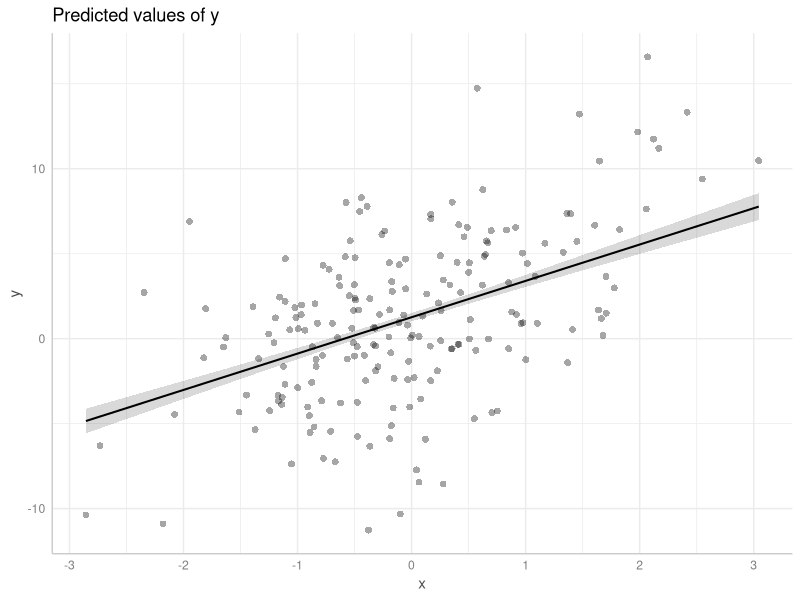
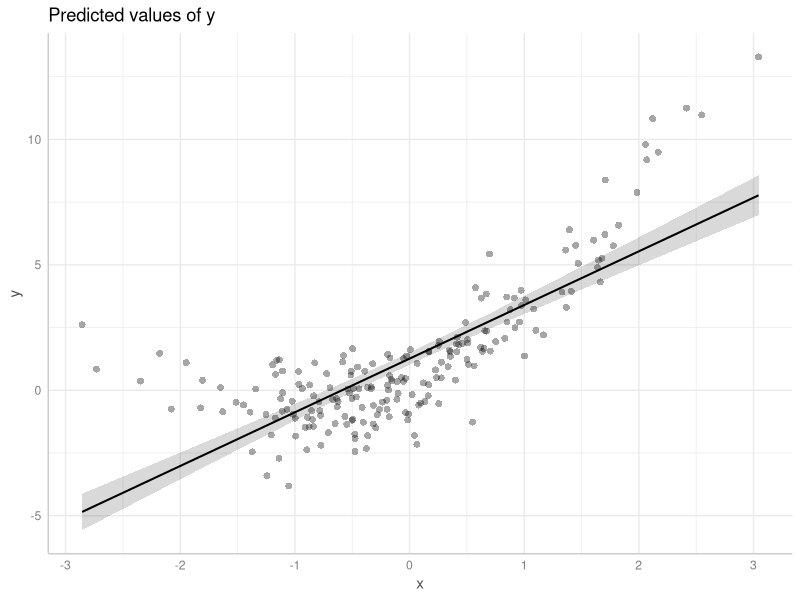
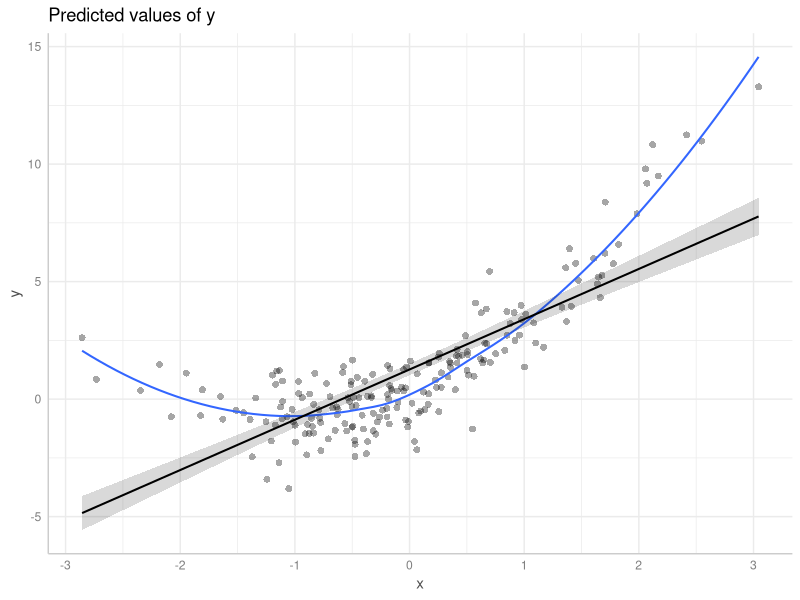
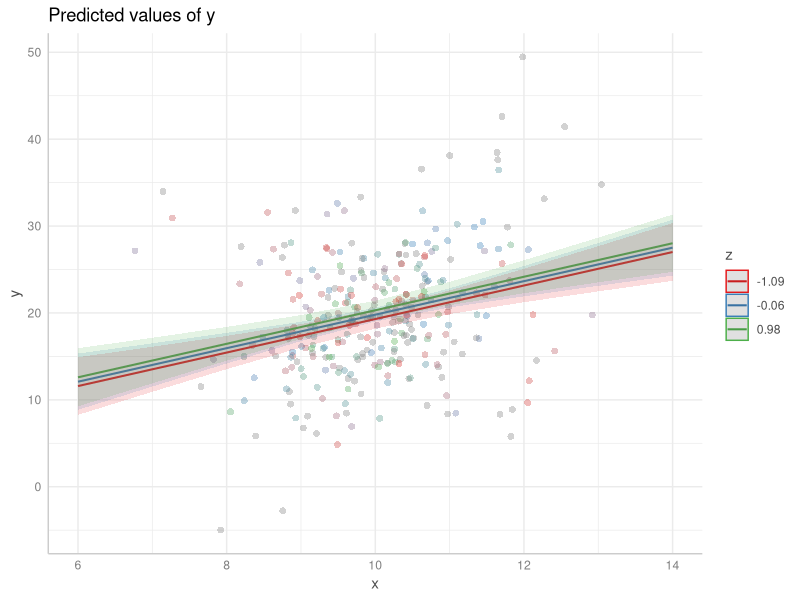
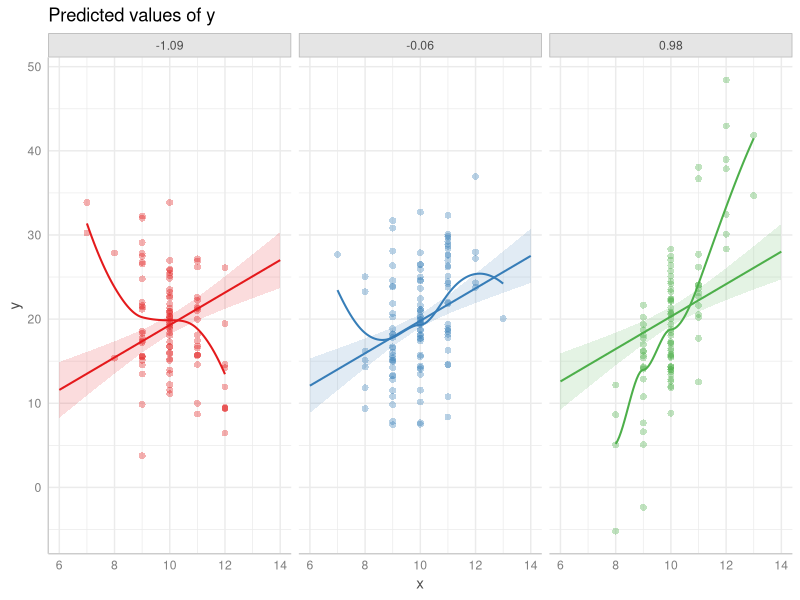
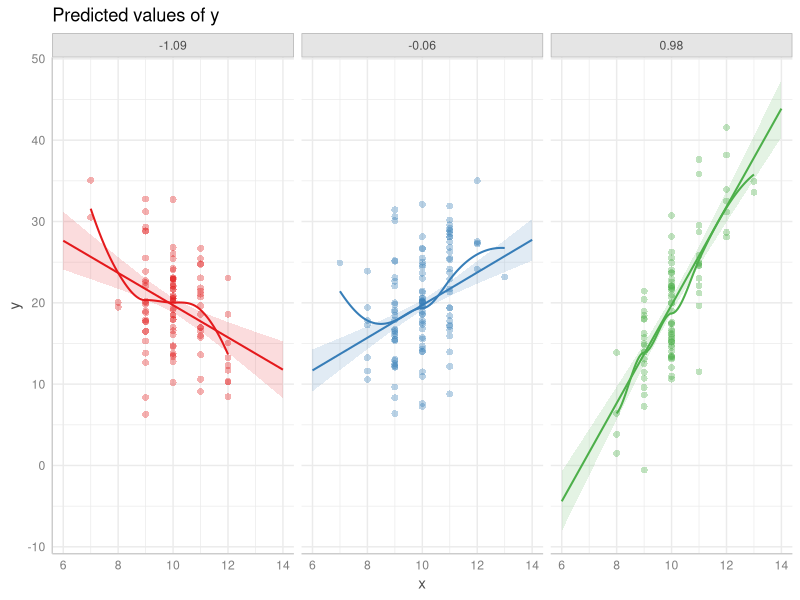

R code for these plots, in order: (Note: this script raises an error after producing the figures.)
## ---- chunk 1
knitr::opts_chunk$set(collapse = TRUE, comment = "#>", dev = "png", fig.width = 7, fig.height = 4, message = FALSE, warning = FALSE)
options(width = 800)
if (!requireNamespace("ggplot2", quietly = TRUE)) {
  knitr::opts_chunk$set(eval = FALSE)
}
## ---- chunk 2
library(ggeffects)
set.seed(1234)
x <- rnorm(200)
z <- rnorm(200)
# quadratic relationship
y <- 2 * x + x^2 + 4 * z + rnorm(200)

d <- data.frame(x, y, z)
m <- lm(y ~ x + z, data = d)

pr <- ggpredict(m, "x [all]")
plot(pr, show_data = TRUE)
## ---- chunk 3
plot(pr, show_residuals = TRUE)
## ---- chunk 4
plot(pr, show_residuals = TRUE, show_residuals_line = TRUE)
## ---- chunk 5
set.seed(1234)
x <- rnorm(300, mean = 10)
z <- rnorm(300)
v <- rnorm(300)
y <- (4 * z + 2) * x - 40 * z + 5 * v + rnorm(300, sd = 3)

d <- data.frame(x, y, z)
m <- lm(y ~ x + z, data = d)

pr <- ggpredict(m, c("x", "z"))

# raw data, no interaction
plot(pr, show_data = TRUE)
## ---- chunk 6
plot(pr, show_residuals = TRUE, grid = TRUE, show_residuals_line = TRUE)
## ---- chunk 7
m <- lm(y ~ x * z, data = d)
pr <- ggpredict(m, c("x", "z"))
plot(pr, show_residuals = TRUE, grid = TRUE, show_residuals_line = TRUE)
## ---- chunk 8
set.seed(1234)
x <- seq(-100, 100, length.out = 1e3)
z <- rnorm(1e3)
y <- 5 * sin(x / 2) + x / 2 + 10 * z

m <- lm(y ~ x + z)
pr <- ggpredict(m, "x")

plot(pr, residuals = TRUE)
## ---- chunk 9
pr <- ggpredict(m, "x [all]")
plot(pr, show_residuals = TRUE)
